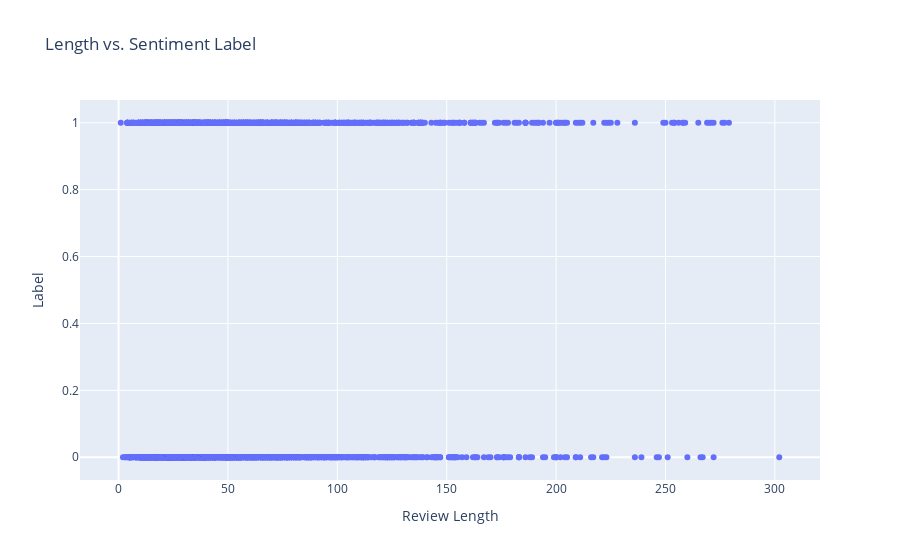

Notebook cell for this chart:
### Markdown cell above
Correlate length and sentiment marks:

### Code cell
df['Text_Length'] = df['Clean'].apply(lambda x: len(x))
data = df.sort_values(by='Text_Length')
plot = go.Scatter(x = data['Text_Length'], y = data['Tag'], mode='markers')
lyt = go.Layout(title="Length vs. Sentiment Label", xaxis=dict(title='Review Length'),yaxis=dict(title='Label'))
fig = go.Figure(data=[plot], layout=lyt)
py.iplot(fig)

### Figure 1 — Plotly figure (JSON) as saved in the notebook; plotly's stock layout.template omitted (floating-point values rounded to 4 significant figures; data arrays with more than 128 entries replaced by an {"elided": "..."} marker saying what was removed)
{"data": [{"mode": "markers", "type": "scatter", "x": {"elided": "2328 int values"}, "y": {"elided": "2328 int values"}}], "layout": {"title": {"text": "Length vs. Sentiment Label"}, "xaxis": {"title": {"text": "Review Length"}}, "yaxis": {"title": {"text": "Label"}}}}
